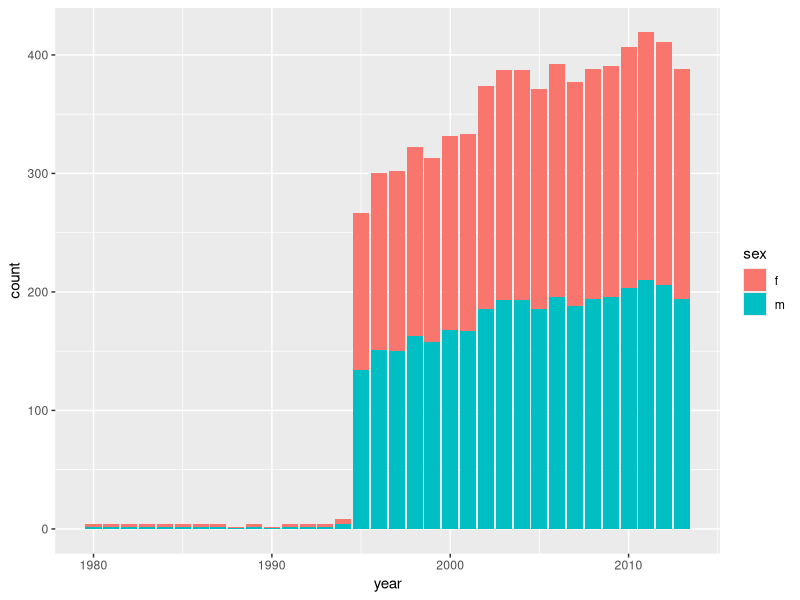
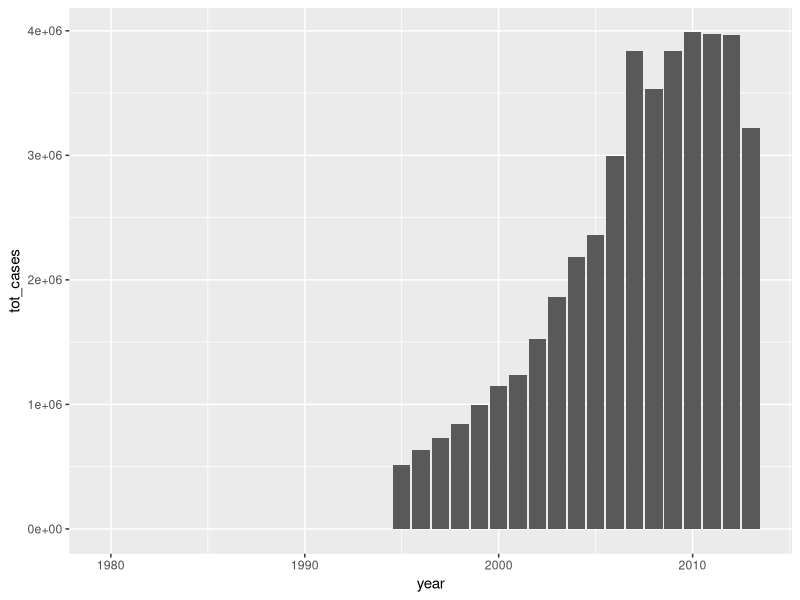
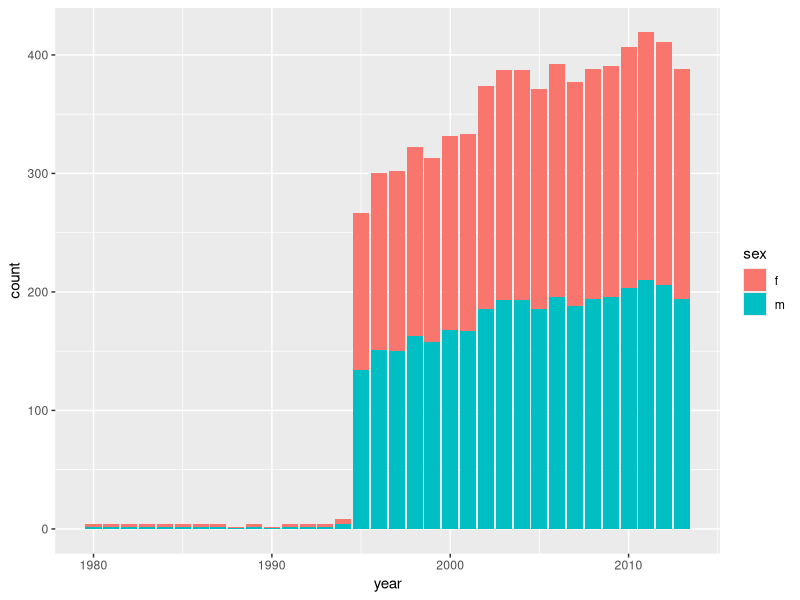
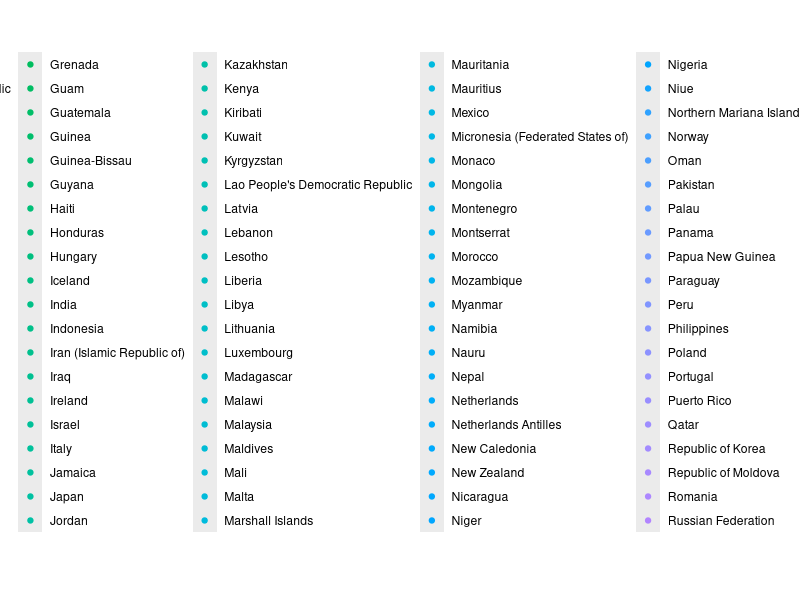

The R source for these figures, in order:
# Notes from R FOR DATA SCIENCE,
# an O'Reilly guide by Hadley Wickham and Garrett Grolemund
# Availible online at http://r4ds.had.co.nz/
# PART TWO: Wrangle
# Chapter 9: Tidy Data with tidyr

library(tidyverse)

table1
table2
table3
table4a
table4b

# only table1 is tidy!

# Three rules that make a dataset tidy:
# 1) each variable must have its own column
# 2) each observation must have its own row
# 3) each value must have its own cell

# Put more simply: 1) put each dataset in a tibble, and 2) put each variable in a column

##################### GATHER() and SPREAD() #####################
# common problem is some of column names are not names of variables but vaules of variables (table4a)
# to gather those columns into new pair of variables nned 3 parameters:
# 1) set of columns that represent values, not variables (1999, 2000)
# 2) name of the variable whose values form the column names (key = "year") (new col name)
# 3) name of the variable whose values are spread over the cells (value = "cases") (2nd new col name)
(tidy4a <- table4a %>%
  gather('1999', '2000', key = "year", value = "cases"))
# use dplyr::select() style callings to specify which columns to gather (chp 3)
# here they are directly named bc theres only 2 (surrounded by backticks bc nonsyntactic)
(tidy4b <- table4b %>%
  gather('1999', '2000', key = "year", value = "population"))

# to combine table4a and 4b, need dplyr::left_join()
left_join(tidy4a, tidy4b)

# Spreading: opposite of gathering
# used when an observation is scatterd across multiple rows
# ex: table2, an obs is a country in a year but each obs is spread across two rows
table2
# spread(): need two parameters: column that contains variable names (key = type)
# column that contains values for multiple variables (value = count)
spread(table2, key = type, value = count)

# Exercises 
# 1
stocks <- tibble(year = c(2015, 2015, 2016, 2016),
                 half = c(1, 2, 1, 2),
                 return = c(1.88, 0.59, 0.92, 0.17)
                 )
stocks %>%
  spread(year, return) %>%
  gather(key = "year", value = "return", '2015', '2016')
# 2 need backticks
# 4
preg <- tribble(
  ~pregnant, ~male, ~female,
      "yes",    NA,      10,
       "no",    20,      12
)
preg %>%
  gather(male, female, key = "gender", value = "count")

################### Separate and Pull ################### 
table3 # need to use separate() to fix this table!

# separate() pulls apart one column into multiple columns, by splitting
# wherever a separator character appears
table3 %>%
  separate(rate, into = c("cases", "population"))
# by default, separate() splits values wherever it sees a non-alphanumeric character(here: /)
# if you wish to use a specific character, use sep = "/"
# formally, sep is regular expression
table3 %>%
  separate(rate, into = c("cases", "population"), sep = "/")

# columns split this way are stored as char vectors (bc default is to leave the type of
# column as is). Can convert to better types with convert = TRUE
table3 %>%
  separate(rate, 
           into = c("cases", "population"), 
           sep = "/",
           convert = TRUE)

# can use sep.separate() to separate integer values at the specified position??
# confusing wording but I think it cuts after number given
# ie sep = 2 cuts after 2nd character
table3 %>%
  separate(year, into = c("century", "year"), sep = 2)

# Unite: the inverse of separate()
# combines multiple columns into a single column
table5
table5 %>%
  unite(new, century, year)
# default places an underscore between values. need to use sep to specify
table5 %>%
  unite(new, century, year, sep = "")

# Exercises
# 1
?separate
tibble(x = c("a,b,c", "d,e,f,g", "h,i,j")) %>%
  separate(x, c("one", "two","three"), extra = "merge")
# extra controls what happens if there are too many pieces. Can warn, drop or merge
# fill controls what happens when there's not enough pieces
tibble(x = c("a,b,c", "d,e", "h,i,j")) %>%
  separate(x, c("one", "two","three"), fill = "right")

################### Missing Values ###################
# Value can be missing explicitly (listed as NA) or implicitly (not present in data)
stocks <- tibble(
year   = c(2015, 2015, 2015, 2015, 2016, 2016, 2016),
qtr    = c(   1,    2,    3,    4,    2,    3,    4),
return = c(1.88, 0.59, 0.35,   NA, 0.92, 0.17, 2.66)
)
# two missing values here: return for 4th quarter of 2015 is explicitly missing (NA)
# return for first quarter of 2016 implicitly missing (not in dataset)

# can make implicit missing value explicit by putting years in columns
stocks %>%
  spread(year, return)

# can set na.rm = TRUE in gather() to turn explicit missing values implicit
stocks %>%
  spread(year, return) %>%
  gather(year, return, '2015','2016', na.rm = TRUE)

# another tool for making NAs explicit is complete()
# complete() takes a set of cols, finds all unique combos
# then it ensures the original dataset contains all thoe values, filling in NAs when necessary
stocks %>%
  complete(year, qtr)

# if missing value indicate that previous value should be used, can fill with fill()
treatment <- tribble(
  ~person,            ~treatment, ~response,
  "Derrick Whitmore", 1,          7,
  NA,                 2,         10,
  NA,                 3,          9,
  "Katherine Burke",  1,         4
)
treatment %>%
  fill(person)

#################### Case Study ####################
# practice!
who
who1 <- who %>%
  gather(
    new_sp_m014:newrel_f65, key = "key",
    value = "cases",
    na.rm = TRUE
  )
who1 %>%
  count(key)
# who1 %>%
#   group_by(year) %>%
#   summarize(count = n()) %>%
#   View()

# data dictionary says:
# 1) first three letter of each column denote whether the col contains new or old cases of TB
#    in this case, each column contains new cases
# 2) next two letters describe the type of TB: rel (relapse), ep (extrapulmonary TB),
#    sn (TB that couldn't be diagnosed by a pulmonary smear (smear neg)),
#    sp (smear positive, cases of pulmonary TB that could be diagnosed by pulmonary smear)
# 3) 6th letter gives the sex of the TB patients (m or f)
# 4) remaining numbers give the age group: 014 = 0-14, 1524 = 15-24, etc.

# inconsistnacy prob: newrel needs to be new_rel, use str_replace()
(who2 <- who1 %>%
  mutate(key = stringr::str_replace(key, "newrel", "new_rel")))
# who2 %>%
#   select(key, cases, contains("new_rel"))

# we can separate the values in each code with two passes of separate()
who3 <- who2 %>%
  separate(key, c("new", "type", "sexage"), sep = "_")
who3 %>%
  count(new)
# drop redundant columns
who4 <- who3 %>%
  select(-new, -iso2, -iso3)
# separate sex and age
who5 <- who4 %>%
  separate(sexage, c("sex", "age"), sep = 1) 
who5

# the same code, all together in pipe form
who_upd <- who %>%
  gather(code, value, new_sp_m014:newrel_f65, na.rm = TRUE) %>%
  mutate(code = stringr::str_replace(code, "newrel", "new_rel")) %>%
  separate(code, c("new", "var", "sexage")) %>%
  select(-new, -iso2, -iso3) %>%
  separate(sexage, c("sex", "age"), sep = 1)

# Exercises
# 4
who_upd %>%
  group_by(country, year, sex) %>%
  summarize(tot_cases = sum(value)) %>%
  ggplot(aes(x = year)) +
    geom_bar(aes(fill = sex))

who_upd %>%
  group_by(year) %>%
  summarize(tot_cases = sum(value)) %>%
  ggplot(aes(x = year, y = tot_cases)) +
  geom_bar(stat = "identity")

# plot of afghanistan. could switch for any country
who_upd %>%
  group_by(country, year, sex) %>%
  summarize(tot_cases = sum(value)) %>%
  select(country, starts_with("Afgh"), everything()) %>%
  ggplot(aes(x = year)) +
    geom_bar(aes(fill = sex))

who_upd %>%
  group_by(country, year, sex) %>%
  summarize(tot_cases = sum(value)) %>%
  ggplot(aes(x = year, y = tot_cases)) +
    geom_point(aes(color = country)) # yikes
